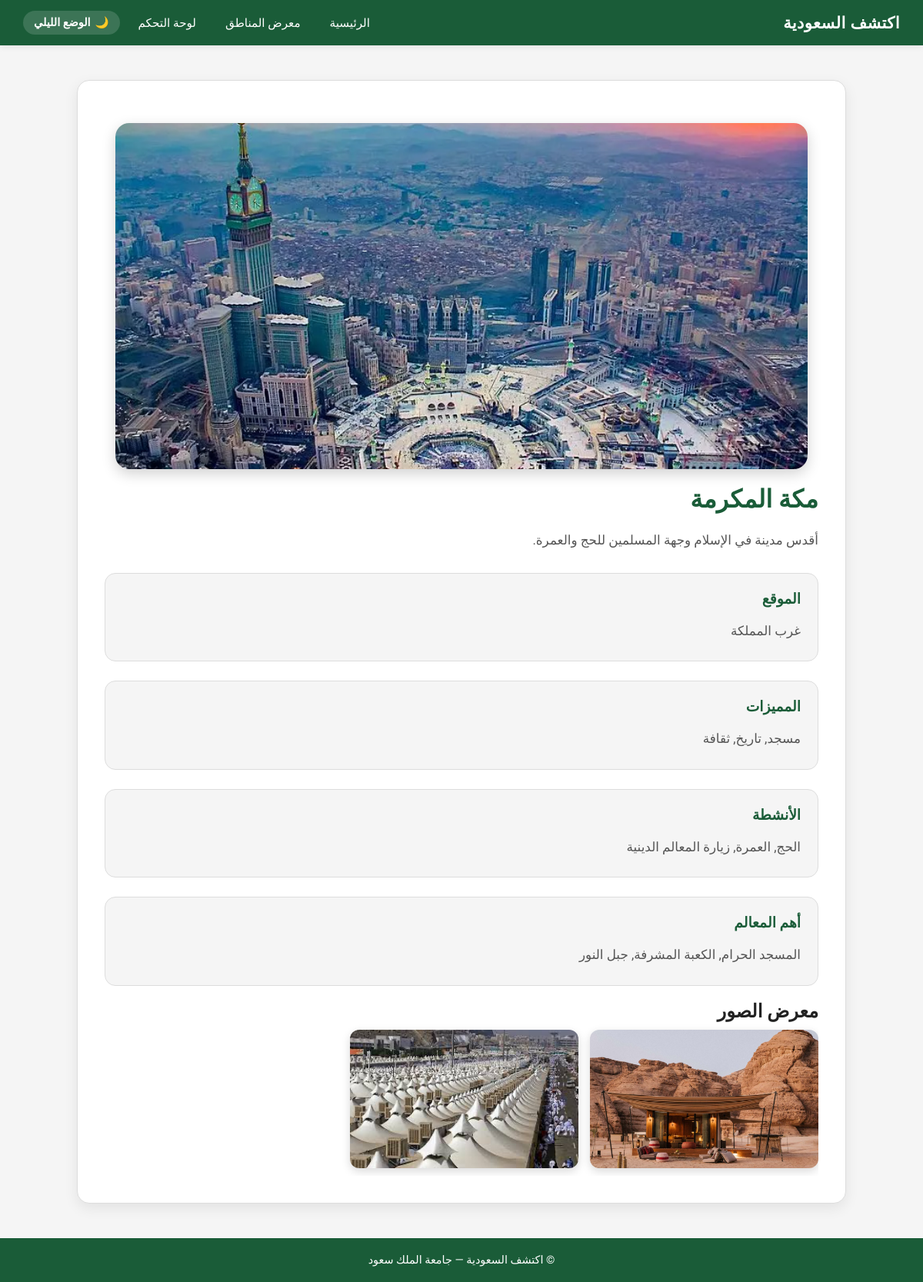
/public/details.php?id=2, run on the app's committed database.
### tables this page shows
CREATE TABLE `places` (
  `id` int(11) NOT NULL,
  `region_id` int(11) NOT NULL,
  `name` varchar(100) NOT NULL,
  `description` text NOT NULL,
  `location` varchar(100) DEFAULT NULL,
  `features` text,
  `activities` text,
  `top_landmarks` text,
  `main_image` varchar(255) NOT NULL,
  `created_at` timestamp NOT NULL DEFAULT CURRENT_TIMESTAMP
);

CREATE TABLE `gallery_images` (
  `id` int(11) NOT NULL,
  `place_id` int(11) NOT NULL,
  `image_path` varchar(255) NOT NULL,
  `image_order` tinyint(4) DEFAULT '1'
);

### public/details.php (the view, shortened to what this page needs)
<?php
include '../includes/db_config.php';
$id = $_GET['id'];
$sql = "SELECT * FROM places WHERE region_id = $id";
$result = mysqli_query($conn, $sql);
$data = mysqli_fetch_assoc($result);
$images_sql = "SELECT * FROM gallery_images WHERE place_id = $id ORDER BY image_order ASC";
$images_result = mysqli_query($conn, $images_sql);
?>
<!DOCTYPE html>
<html lang="ar" dir="rtl">
<head>
    <link rel="stylesheet" href="../public/css/shared.css">
    <link rel="stylesheet" href="../public/css/details.css">
</head>
<body>
<header class="site-header">
    <nav class="navbar">
        <a href="../public/index.php" class="nav-brand">اكتشف السعودية</a>
        <ul class="nav-menu">
            <li><a href="index.html" class="nav-link">الرئيسية</a></li>
            <li><a href="gallery.php" class="nav-link">معرض المناطق</a></li>
            <li><a href="../admin/dashboard.php" class="nav-link">لوحة التحكم</a></li>
            <li>
    <button id="nightModeBtn" class="night-mode-btn" type="button" aria-pressed="false">
        <span class="mode-icon">🌙</span>
        <span class="mode-text">الوضع الليلي</span>
    </button>
</li>
        </ul>
    </nav>
</header>
<main>
    <div class="details-container">
    <img
    src="../public/<?php echo $data['main_image']; ?>"
    alt="<?php echo $data['name']; ?>"
    class="main-image"
>
        <h1><?php echo $data['name']; ?></h1>
        <p><?php echo $data['description']; ?></p>
        <div class="info-box">
            <h3>الموقع</h3>
            <p><?php echo $data['location']; ?></p>
        </div>
        <div class="info-box">
            <h3>المميزات</h3>
            <p><?php echo $data['features']; ?></p>
        </div>
        <div class="info-box">
            <h3>الأنشطة</h3>
            <p><?php echo $data['activities']; ?></p>
        </div>
        <div class="info-box">
            <h3>أهم المعالم</h3>
            <p><?php echo $data['top_landmarks']; ?></p>
        </div>
<br>
        <h2 class="gallery-title">معرض الصور</h2>
<div class="gallery-images">
    <?php while($img = mysqli_fetch_assoc($images_result)) { ?>
        <img
            src="../public/<?php echo $img['image_path']; ?>"
            alt="<?php echo $data['name']; ?>"
            class="gallery-img"
        >
    <?php } ?>
    </div>
    </div>
</main>
<footer class="site-footer">
    <p>© اكتشف السعودية — جامعة الملك سعود</p>
</footer>
</body>
</html>

### public/css/shared.css (style rules this page uses)
:root { --bg-color: #f5f5f5; --card-bg: #ffffff; --text-color: #222222; --text-muted: #555555; --border-color: #dddddd; --nav-bg: #1a5c38; --nav-text: #ffffff; --footer-bg: #1a5c38; --footer-text: #ffffff; --shadow: rgba(0,0,0,0.08); }
*, *::before, *::after { margin: 0; padding: 0; box-sizing: border-box; }
html { scroll-behavior: smooth; }
body { font-family: 'Tajawal', sans-serif; direction: rtl; background-color: var(--bg-color); color: var(--text-color); transition: background-color 0.3s, color 0.3s; min-height: 100vh; display: flex; flex-direction: column; }
main { flex: 1; }
.site-header { background-color: var(--nav-bg); position: sticky; top: 0; z-index: 1000; box-shadow: 0 2px 8px var(--shadow); }
.navbar { max-width: 1200px; margin: 0 auto; padding: 14px 30px; display: flex; justify-content: space-between; align-items: center; }
.nav-brand { color: var(--nav-text); font-size: 1.3rem; font-weight: 800; text-decoration: none; letter-spacing: 0.5px; }
.nav-menu { list-style: none; display: flex; align-items: center; gap: 10px; }
.nav-link { color: var(--nav-text); text-decoration: none; font-size: 0.95rem; padding: 6px 14px; border-radius: 6px; transition: background 0.2s; }
.night-mode-btn { background: rgba(255,255,255,0.15); border: none; color: white; padding: 7px 14px; border-radius: 20px; cursor: pointer; font-family: 'Tajawal', sans-serif; font-size: 0.9rem; display: flex; align-items: center; gap: 6px; transition: background 0.3s; }
.site-footer { background-color: var(--footer-bg); color: var(--footer-text); text-align: center; padding: 20px; font-size: 0.9rem; margin-top: auto; }
button, .btn, .edit-btn, .delete-btn { display: inline-block; border: none; padding: 10px 16px; border-radius: 8px; text-decoration: none; cursor: pointer; font-family: 'Tajawal', sans-serif; font-weight: 700; font-size: 0.95rem; }
button, .btn, .edit-btn { background-color: var(--nav-bg); color: var(--nav-text); }

### public/css/details.css (style rules this page uses)
.details-container { max-width: 1000px; width: 85%; margin: 45px auto; background-color: var(--card-bg); padding: 35px; border-radius: 16px; box-shadow: 0 6px 18px var(--shadow); border: 1px solid var(--border-color); }
.main-image { width: 100%; height: 420px; object-fit: cover; border-radius: 14px; margin-bottom: 25px; }
.details-container h1 { color: var(--nav-bg); margin-bottom: 18px; font-size: 2rem; }
.details-container p { color: var(--text-muted); line-height: 2; font-size: 1.05rem; }
.info-box { background-color: var(--bg-color); padding: 22px; border-radius: 14px; margin-top: 25px; border: 1px solid var(--border-color); }
.info-box h3 { color: var(--nav-bg); margin-bottom: 14px; }
.gallery-images { display:flex; gap:15px; overflow-x:auto; padding:10px 0; scroll-behavior:smooth; }
.gallery-images img { width: 32%; height: 180px; object-fit: cover; border-radius: 12px; }
.gallery-img { min-width:260px; width:260px; height:180px; object-fit:cover; border-radius:14px; flex-shrink:0; box-shadow:0 4px 12px rgba(0,0,0,0.15); transition:0.3s; }
.main-image { width:100%; max-width:900px; height:450px; object-fit:cover; border-radius:18px; display:block; margin:20px auto; box-shadow:0 6px 18px rgba(0,0,0,0.18); }

### data on the page
places: main_image (picture), name "مكة المكرمة", description "أقدس مدينة في الإسلام وجهة المسلمين للحج والعمرة.", location "غرب المملكة", features "مسجد, تاريخ, ثقافة", activities "الحج, العمرة, زيارة المعالم الدينية", top_landmarks "المسجد الحرام, الكعبة المشرفة, جبل النور"
gallery_images: image_path (picture)
gallery_images: image_path (picture)
